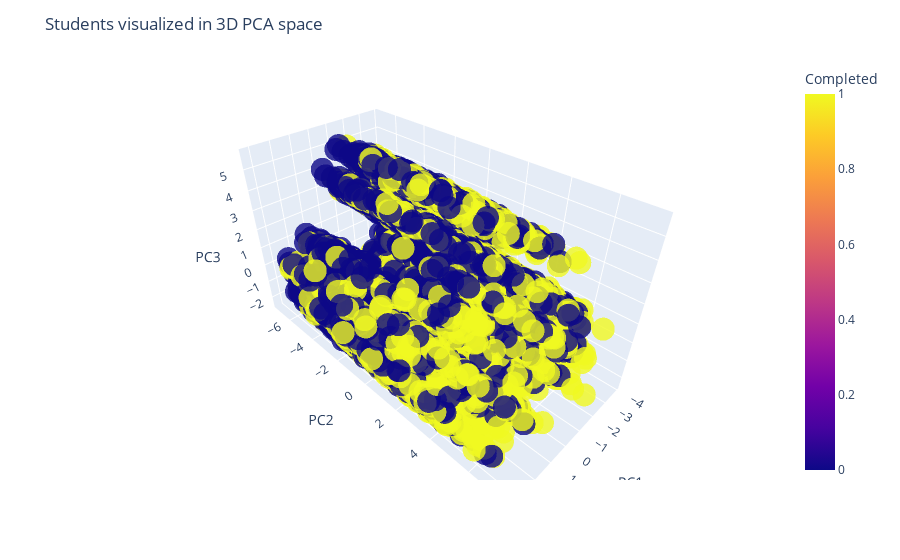

Write notebook code for a chart like this one.
### Code cell
import plotly.express as px
import pandas as pd

df_pca3 = pd.DataFrame(X_pca3, columns=["PC1", "PC2", "PC3"])
df_pca3["Completed"] = y.values

fig = px.scatter_3d(
    df_pca3, x="PC1", y="PC2", z="PC3",
    color="Completed", opacity=0.8
)

fig.update_layout(title="Students visualized in 3D PCA space")
fig.show()

### Figure 1 — Plotly figure (JSON) as saved in the notebook; plotly's stock layout.template omitted (floating-point values rounded to 4 significant figures; data arrays with more than 128 entries replaced by an {"elided": "..."} marker saying what was removed)
{"data": [{"hovertemplate": "PC1=%{x}<br>PC2=%{y}<br>PC3=%{z}<br>Completed=%{marker.color}<extra></extra>", "legendgroup": "", "marker": {"color": {"elided": "75000 int values"}, "coloraxis": "coloraxis", "opacity": 0.8, "symbol": "circle"}, "mode": "markers", "name": "", "scene": "scene", "showlegend": false, "type": "scatter3d", "x": {"elided": "75000 float values"}, "y": {"elided": "75000 float values"}, "z": {"elided": "75000 float values"}}], "layout": {"coloraxis": {"colorbar": {"title": {"text": "Completed"}}, "colorscale": [[0, "#0d0887"], [0.1111, "#46039f"], [0.2222, "#7201a8"], [0.3333, "#9c179e"], [0.4444, "#bd3786"], [0.5556, "#d8576b"], [0.6667, "#ed7953"], [0.7778, "#fb9f3a"], [0.8889, "#fdca26"], [1, "#f0f921"]]}, "legend": {"tracegroupgap": 0}, "margin": {"t": 60}, "scene": {"domain": {"x": [0, 1], "y": [0, 1]}, "xaxis": {"title": {"text": "PC1"}}, "yaxis": {"title": {"text": "PC2"}}, "zaxis": {"title": {"text": "PC3"}}}, "title": {"text": "Students visualized in 3D PCA space"}}}
